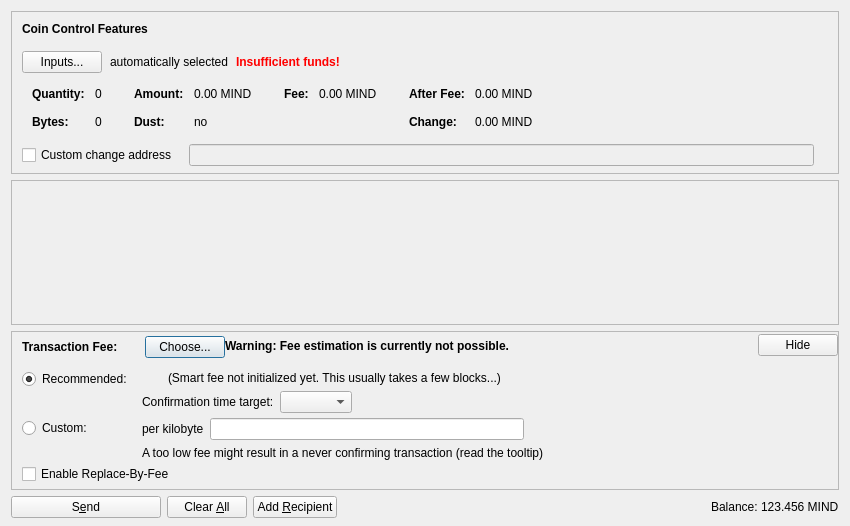
<?xml version="1.0" encoding="UTF-8"?>
<ui version="4.0">
 <class>SendCoinsDialog</class>
 <widget class="QDialog" name="SendCoinsDialog">
  <property name="geometry">
   <rect>
    <x>0</x>
    <y>0</y>
    <width>850</width>
    <height>526</height>
   </rect>
  </property>
  <property name="windowTitle">
   <string>Send Coins</string>
  </property>
  <layout class="QVBoxLayout" name="verticalLayout" stretch="0,1,0,0">
   <property name="bottomMargin">
    <number>8</number>
   </property>
   <item>
    <widget class="QFrame" name="frameCoinControl">
     <property name="sizePolicy">
      <sizepolicy hsizetype="Expanding" vsizetype="Expanding">
       <horstretch>0</horstretch>
       <verstretch>0</verstretch>
      </sizepolicy>
     </property>
     <property name="maximumSize">
      <size>
       <width>16777215</width>
       <height>16777215</height>
      </size>
     </property>
     <property name="frameShape">
      <enum>QFrame::StyledPanel</enum>
     </property>
     <property name="frameShadow">
      <enum>QFrame::Sunken</enum>
     </property>
     <layout class="QVBoxLayout" name="verticalLayoutCoinControl2">
      <property name="spacing">
       <number>0</number>
      </property>
      <property name="leftMargin">
       <number>0</number>
      </property>
      <property name="topMargin">
       <number>0</number>
      </property>
      <property name="rightMargin">
       <number>0</number>
      </property>
      <property name="bottomMargin">
       <number>6</number>
      </property>
      <item>
       <layout class="QVBoxLayout" name="verticalLayoutCoinControl" stretch="0,0,0,0,1">
        <property name="spacing">
         <number>0</number>
        </property>
        <property name="leftMargin">
         <number>10</number>
        </property>
        <property name="topMargin">
         <number>10</number>
        </property>
        <item>
         <layout class="QHBoxLayout" name="horizontalLayoutCoinControl1">
          <property name="bottomMargin">
           <number>15</number>
          </property>
          <item>
           <widget class="QLabel" name="labelCoinControlFeatures">
            <property name="sizePolicy">
             <sizepolicy hsizetype="Preferred" vsizetype="Maximum">
              <horstretch>0</horstretch>
              <verstretch>0</verstretch>
             </sizepolicy>
            </property>
            <property name="font">
             <font>
              <weight>75</weight>
              <bold>true</bold>
             </font>
            </property>
            <property name="styleSheet">
             <string notr="true">font-weight:bold;</string>
            </property>
            <property name="text">
             <string>Coin Control Features</string>
            </property>
           </widget>
          </item>
         </layout>
        </item>
        <item>
         <layout class="QHBoxLayout" name="horizontalLayoutCoinControl2" stretch="0,0,0,0">
          <property name="spacing">
           <number>8</number>
          </property>
          <property name="bottomMargin">
           <number>10</number>
          </property>
          <item>
           <widget class="QPushButton" name="pushButtonCoinControl">
            <property name="styleSheet">
             <string notr="true"/>
            </property>
            <property name="text">
             <string>Inputs...</string>
            </property>
            <property name="autoDefault">
             <bool>false</bool>
            </property>
           </widget>
          </item>
          <item>
           <widget class="QLabel" name="labelCoinControlAutomaticallySelected">
            <property name="text">
             <string>automatically selected</string>
            </property>
            <property name="margin">
             <number>5</number>
            </property>
           </widget>
          </item>
          <item>
           <widget class="QLabel" name="labelCoinControlInsuffFunds">
            <property name="font">
             <font>
              <weight>75</weight>
              <bold>true</bold>
             </font>
            </property>
            <property name="styleSheet">
             <string notr="true">color:red;font-weight:bold;</string>
            </property>
            <property name="text">
             <string>Insufficient funds!</string>
            </property>
            <property name="margin">
             <number>5</number>
            </property>
           </widget>
          </item>
          <item>
           <spacer name="horizontalSpacerCoinControl">
            <property name="orientation">
             <enum>Qt::Horizontal</enum>
            </property>
            <property name="sizeHint" stdset="0">
             <size>
              <width>40</width>
              <height>1</height>
             </size>
            </property>
           </spacer>
          </item>
         </layout>
        </item>
        <item>
         <widget class="QWidget" name="widgetCoinControl" native="true">
          <property name="sizePolicy">
           <sizepolicy hsizetype="Preferred" vsizetype="Preferred">
            <horstretch>0</horstretch>
            <verstretch>0</verstretch>
           </sizepolicy>
          </property>
          <property name="minimumSize">
           <size>
            <width>0</width>
            <height>0</height>
           </size>
          </property>
          <property name="styleSheet">
           <string notr="true"/>
          </property>
          <layout class="QHBoxLayout" name="horizontalLayoutCoinControl5">
           <property name="leftMargin">
            <number>0</number>
           </property>
           <property name="topMargin">
            <number>0</number>
           </property>
           <property name="rightMargin">
            <number>0</number>
           </property>
           <property name="bottomMargin">
            <number>0</number>
           </property>
           <item>
            <layout class="QHBoxLayout" name="horizontalLayoutCoinControl3" stretch="0,0,0,1">
             <property name="spacing">
              <number>20</number>
             </property>
             <property name="topMargin">
              <number>0</number>
             </property>
             <property name="bottomMargin">
              <number>10</number>
             </property>
             <item>
              <layout class="QFormLayout" name="formLayoutCoinControl1">
               <property name="horizontalSpacing">
                <number>10</number>
               </property>
               <property name="verticalSpacing">
                <number>14</number>
               </property>
               <property name="leftMargin">
                <number>10</number>
               </property>
               <property name="topMargin">
                <number>4</number>
               </property>
               <property name="rightMargin">
                <number>6</number>
               </property>
               <item row="0" column="0">
                <widget class="QLabel" name="labelCoinControlQuantityText">
                 <property name="font">
                  <font>
                   <weight>75</weight>
                   <bold>true</bold>
                  </font>
                 </property>
                 <property name="text">
                  <string>Quantity:</string>
                 </property>
                 <property name="margin">
                  <number>0</number>
                 </property>
                </widget>
               </item>
               <item row="0" column="1">
                <widget class="QLabel" name="labelCoinControlQuantity">
                 <property name="cursor">
                  <cursorShape>IBeamCursor</cursorShape>
                 </property>
                 <property name="contextMenuPolicy">
                  <enum>Qt::ActionsContextMenu</enum>
                 </property>
                 <property name="text">
                  <string notr="true">0</string>
                 </property>
                 <property name="margin">
                  <number>0</number>
                 </property>
                 <property name="textInteractionFlags">
                  <set>Qt::LinksAccessibleByMouse|Qt::TextSelectableByKeyboard|Qt::TextSelectableByMouse</set>
                 </property>
                </widget>
               </item>
               <item row="1" column="0">
                <widget class="QLabel" name="labelCoinControlBytesText">
                 <property name="font">
                  <font>
                   <weight>75</weight>
                   <bold>true</bold>
                  </font>
                 </property>
                 <property name="text">
                  <string>Bytes:</string>
                 </property>
                </widget>
               </item>
               <item row="1" column="1">
                <widget class="QLabel" name="labelCoinControlBytes">
                 <property name="cursor">
                  <cursorShape>IBeamCursor</cursorShape>
                 </property>
                 <property name="contextMenuPolicy">
                  <enum>Qt::ActionsContextMenu</enum>
                 </property>
                 <property name="text">
                  <string notr="true">0</string>
                 </property>
                 <property name="textInteractionFlags">
                  <set>Qt::LinksAccessibleByMouse|Qt::TextSelectableByKeyboard|Qt::TextSelectableByMouse</set>
                 </property>
                </widget>
               </item>
              </layout>
             </item>
             <item>
              <layout class="QFormLayout" name="formLayoutCoinControl2">
               <property name="horizontalSpacing">
                <number>10</number>
               </property>
               <property name="verticalSpacing">
                <number>14</number>
               </property>
               <property name="leftMargin">
                <number>6</number>
               </property>
               <property name="topMargin">
                <number>4</number>
               </property>
               <property name="rightMargin">
                <number>6</number>
               </property>
               <item row="0" column="0">
                <widget class="QLabel" name="labelCoinControlAmountText">
                 <property name="font">
                  <font>
                   <weight>75</weight>
                   <bold>true</bold>
                  </font>
                 </property>
                 <property name="text">
                  <string>Amount:</string>
                 </property>
                 <property name="margin">
                  <number>0</number>
                 </property>
                </widget>
               </item>
               <item row="0" column="1">
                <widget class="QLabel" name="labelCoinControlAmount">
                 <property name="cursor">
                  <cursorShape>IBeamCursor</cursorShape>
                 </property>
                 <property name="contextMenuPolicy">
                  <enum>Qt::ActionsContextMenu</enum>
                 </property>
                 <property name="text">
                  <string notr="true">0.00 MIND</string>
                 </property>
                 <property name="textInteractionFlags">
                  <set>Qt::LinksAccessibleByMouse|Qt::TextSelectableByKeyboard|Qt::TextSelectableByMouse</set>
                 </property>
                </widget>
               </item>
               <item row="1" column="0">
                <widget class="QLabel" name="labelCoinControlLowOutputText">
                 <property name="font">
                  <font>
                   <weight>75</weight>
                   <bold>true</bold>
                  </font>
                 </property>
                 <property name="text">
                  <string>Dust:</string>
                 </property>
                </widget>
               </item>
               <item row="1" column="1">
                <widget class="QLabel" name="labelCoinControlLowOutput">
                 <property name="cursor">
                  <cursorShape>IBeamCursor</cursorShape>
                 </property>
                 <property name="contextMenuPolicy">
                  <enum>Qt::ActionsContextMenu</enum>
                 </property>
                 <property name="text">
                  <string notr="true">no</string>
                 </property>
                 <property name="textInteractionFlags">
                  <set>Qt::LinksAccessibleByMouse|Qt::TextSelectableByKeyboard|Qt::TextSelectableByMouse</set>
                 </property>
                </widget>
               </item>
              </layout>
             </item>
             <item>
              <layout class="QFormLayout" name="formLayoutCoinControl3">
               <property name="horizontalSpacing">
                <number>10</number>
               </property>
               <property name="verticalSpacing">
                <number>14</number>
               </property>
               <property name="leftMargin">
                <number>6</number>
               </property>
               <property name="topMargin">
                <number>4</number>
               </property>
               <property name="rightMargin">
                <number>6</number>
               </property>
               <item row="0" column="0">
                <widget class="QLabel" name="labelCoinControlFeeText">
                 <property name="font">
                  <font>
                   <weight>75</weight>
                   <bold>true</bold>
                  </font>
                 </property>
                 <property name="text">
                  <string>Fee:</string>
                 </property>
                 <property name="margin">
                  <number>0</number>
                 </property>
                </widget>
               </item>
               <item row="0" column="1">
                <widget class="QLabel" name="labelCoinControlFee">
                 <property name="cursor">
                  <cursorShape>IBeamCursor</cursorShape>
                 </property>
                 <property name="contextMenuPolicy">
                  <enum>Qt::ActionsContextMenu</enum>
                 </property>
                 <property name="text">
                  <string notr="true">0.00 MIND</string>
                 </property>
                 <property name="textInteractionFlags">
                  <set>Qt::LinksAccessibleByMouse|Qt::TextSelectableByKeyboard|Qt::TextSelectableByMouse</set>
                 </property>
                </widget>
               </item>
              </layout>
             </item>
             <item>
              <layout class="QFormLayout" name="formLayoutCoinControl4">
               <property name="horizontalSpacing">
                <number>10</number>
               </property>
               <property name="verticalSpacing">
                <number>14</number>
               </property>
               <property name="leftMargin">
                <number>6</number>
               </property>
               <property name="topMargin">
                <number>4</number>
               </property>
               <property name="rightMargin">
                <number>6</number>
               </property>
               <item row="0" column="0">
                <widget class="QLabel" name="labelCoinControlAfterFeeText">
                 <property name="font">
                  <font>
                   <weight>75</weight>
                   <bold>true</bold>
                  </font>
                 </property>
                 <property name="text">
                  <string>After Fee:</string>
                 </property>
                 <property name="margin">
                  <number>0</number>
                 </property>
                </widget>
               </item>
               <item row="0" column="1">
                <widget class="QLabel" name="labelCoinControlAfterFee">
                 <property name="cursor">
                  <cursorShape>IBeamCursor</cursorShape>
                 </property>
                 <property name="contextMenuPolicy">
                  <enum>Qt::ActionsContextMenu</enum>
                 </property>
                 <property name="text">
                  <string notr="true">0.00 MIND</string>
                 </property>
                 <property name="textInteractionFlags">
                  <set>Qt::LinksAccessibleByMouse|Qt::TextSelectableByKeyboard|Qt::TextSelectableByMouse</set>
                 </property>
                </widget>
               </item>
               <item row="1" column="0">
                <widget class="QLabel" name="labelCoinControlChangeText">
                 <property name="font">
                  <font>
                   <weight>75</weight>
                   <bold>true</bold>
                  </font>
                 </property>
                 <property name="text">
                  <string>Change:</string>
                 </property>
                </widget>
               </item>
               <item row="1" column="1">
                <widget class="QLabel" name="labelCoinControlChange">
                 <property name="cursor">
                  <cursorShape>IBeamCursor</cursorShape>
                 </property>
                 <property name="contextMenuPolicy">
                  <enum>Qt::ActionsContextMenu</enum>
                 </property>
                 <property name="text">
                  <string notr="true">0.00 MIND</string>
                 </property>
                 <property name="textInteractionFlags">
                  <set>Qt::LinksAccessibleByMouse|Qt::TextSelectableByKeyboard|Qt::TextSelectableByMouse</set>
                 </property>
                </widget>
               </item>
              </layout>
             </item>
            </layout>
           </item>
          </layout>
         </widget>
        </item>
        <item>
         <layout class="QHBoxLayout" name="horizontalLayoutCoinControl4" stretch="0,0,0">
          <property name="spacing">
           <number>12</number>
          </property>
          <property name="sizeConstraint">
           <enum>QLayout::SetDefaultConstraint</enum>
          </property>
          <property name="topMargin">
           <number>5</number>
          </property>
          <property name="rightMargin">
           <number>5</number>
          </property>
          <item>
           <widget class="QCheckBox" name="checkBoxCoinControlChange">
            <property name="toolTip">
             <string>If this is activated, but the change address is empty or invalid, change will be sent to a newly generated address.</string>
            </property>
            <property name="text">
             <string>Custom change address</string>
            </property>
           </widget>
          </item>
          <item>
           <widget class="QValidatedLineEdit" name="lineEditCoinControlChange">
            <property name="enabled">
             <bool>false</bool>
            </property>
            <property name="sizePolicy">
             <sizepolicy hsizetype="Expanding" vsizetype="Fixed">
              <horstretch>0</horstretch>
              <verstretch>0</verstretch>
             </sizepolicy>
            </property>
           </widget>
          </item>
          <item>
           <widget class="QLabel" name="labelCoinControlChangeLabel">
            <property name="sizePolicy">
             <sizepolicy hsizetype="Preferred" vsizetype="Expanding">
              <horstretch>0</horstretch>
              <verstretch>0</verstretch>
             </sizepolicy>
            </property>
            <property name="minimumSize">
             <size>
              <width>0</width>
              <height>0</height>
             </size>
            </property>
            <property name="text">
             <string/>
            </property>
            <property name="margin">
             <number>3</number>
            </property>
           </widget>
          </item>
         </layout>
        </item>
        <item>
         <spacer name="verticalSpacerCoinControl">
          <property name="orientation">
           <enum>Qt::Vertical</enum>
          </property>
          <property name="sizeHint" stdset="0">
           <size>
            <width>800</width>
            <height>1</height>
           </size>
          </property>
         </spacer>
        </item>
       </layout>
      </item>
     </layout>
    </widget>
   </item>
   <item>
    <widget class="QScrollArea" name="scrollArea">
     <property name="widgetResizable">
      <bool>true</bool>
     </property>
     <widget class="QWidget" name="scrollAreaWidgetContents">
      <property name="geometry">
       <rect>
        <x>0</x>
        <y>0</y>
        <width>830</width>
        <height>104</height>
       </rect>
      </property>
      <layout class="QVBoxLayout" name="verticalLayout_2" stretch="0,1">
       <property name="leftMargin">
        <number>0</number>
       </property>
       <property name="topMargin">
        <number>0</number>
       </property>
       <property name="rightMargin">
        <number>0</number>
       </property>
       <property name="bottomMargin">
        <number>0</number>
       </property>
       <item>
        <layout class="QVBoxLayout" name="entries">
         <property name="spacing">
          <number>6</number>
         </property>
        </layout>
       </item>
       <item>
        <spacer name="verticalSpacer">
         <property name="orientation">
          <enum>Qt::Vertical</enum>
         </property>
         <property name="sizeHint" stdset="0">
          <size>
           <width>20</width>
           <height>40</height>
          </size>
         </property>
        </spacer>
       </item>
      </layout>
     </widget>
    </widget>
   </item>
   <item>
    <widget class="QFrame" name="frameFee">
     <property name="sizePolicy">
      <sizepolicy hsizetype="Expanding" vsizetype="Expanding">
       <horstretch>0</horstretch>
       <verstretch>0</verstretch>
      </sizepolicy>
     </property>
     <property name="maximumSize">
      <size>
       <width>16777215</width>
       <height>16777215</height>
      </size>
     </property>
     <property name="frameShape">
      <enum>QFrame::StyledPanel</enum>
     </property>
     <property name="frameShadow">
      <enum>QFrame::Sunken</enum>
     </property>
     <layout class="QVBoxLayout" name="verticalLayoutFee1">
      <property name="spacing">
       <number>0</number>
      </property>
      <property name="leftMargin">
       <number>0</number>
      </property>
      <property name="topMargin">
       <number>0</number>
      </property>
      <property name="rightMargin">
       <number>0</number>
      </property>
      <property name="bottomMargin">
       <number>0</number>
      </property>
      <item>
       <layout class="QVBoxLayout" name="verticalLayoutFee2" stretch="0,0,0">
        <property name="spacing">
         <number>0</number>
        </property>
        <property name="leftMargin">
         <number>10</number>
        </property>
        <property name="topMargin">
         <number>0</number>
        </property>
        <item>
         <layout class="QHBoxLayout" name="horizontalLayoutFee1">
          <property name="bottomMargin">
           <number>0</number>
          </property>
          <item>
           <layout class="QVBoxLayout" name="verticalLayoutFee7">
            <property name="spacing">
             <number>0</number>
            </property>
            <item>
             <spacer name="verticalSpacerSmartFee">
              <property name="orientation">
               <enum>Qt::Vertical</enum>
              </property>
              <property name="sizeType">
               <enum>QSizePolicy::Fixed</enum>
              </property>
              <property name="sizeHint" stdset="0">
               <size>
                <width>1</width>
                <height>4</height>
               </size>
              </property>
             </spacer>
            </item>
            <item>
             <layout class="QHBoxLayout" name="horizontalLayoutSmartFee">
              <property name="spacing">
               <number>10</number>
              </property>
              <item>
               <widget class="QLabel" name="labelFeeHeadline">
                <property name="sizePolicy">
                 <sizepolicy hsizetype="Preferred" vsizetype="Maximum">
                  <horstretch>0</horstretch>
                  <verstretch>0</verstretch>
                 </sizepolicy>
                </property>
                <property name="font">
                 <font>
                  <weight>75</weight>
                  <bold>true</bold>
                 </font>
                </property>
                <property name="styleSheet">
                 <string notr="true">font-weight:bold;</string>
                </property>
                <property name="text">
                 <string>Transaction Fee:</string>
                </property>
               </widget>
              </item>
              <item>
               <widget class="QLabel" name="labelFeeMinimized">
                <property name="text">
                 <string/>
                </property>
               </widget>
              </item>
              <item>
               <widget class="QPushButton" name="buttonChooseFee">
                <property name="text">
                 <string>Choose...</string>
                </property>
               </widget>
              </item>
             </layout>
            </item>
            <item>
             <spacer name="verticalSpacer_5">
              <property name="orientation">
               <enum>Qt::Vertical</enum>
              </property>
              <property name="sizeHint" stdset="0">
               <size>
                <width>1</width>
                <height>1</height>
               </size>
              </property>
             </spacer>
            </item>
           </layout>
          </item>
          <item>
           <widget class="QLabel" name="fallbackFeeWarningLabel">
            <property name="toolTip">
             <string>Using the fallbackfee can result in sending a transaction that will take several hours or days (or never) to confirm. Consider choosing your fee manually or wait until you have validated the complete chain.</string>
            </property>
            <property name="font">
            <font>
                <weight>75</weight>
                <bold>true</bold>
            </font>
            </property>
            <property name="text">
             <string>Warning: Fee estimation is currently not possible.</string>
            </property>
            <property name="wordWrap">
             <bool>false</bool>
            </property>
           </widget>
          </item>
          <item>
           <spacer name="horizontalSpacer_4">
            <property name="orientation">
             <enum>Qt::Horizontal</enum>
            </property>
            <property name="sizeType">
             <enum>QSizePolicy::MinimumExpanding</enum>
            </property>
            <property name="sizeHint" stdset="0">
             <size>
              <width>40</width>
              <height>20</height>
             </size>
            </property>
           </spacer>
          </item>
          <item>
           <widget class="QPushButton" name="buttonMinimizeFee">
            <property name="toolTip">
             <string>Hide transaction fee settings</string>
            </property>
            <property name="text">
             <string>Hide</string>
            </property>
           </widget>
          </item>
         </layout>
        </item>
        <item>
         <widget class="QFrame" name="frameFeeSelection">
          <layout class="QVBoxLayout" name="verticalLayoutFee12">
           <property name="spacing">
            <number>0</number>
           </property>
           <property name="leftMargin">
            <number>0</number>
           </property>
           <property name="topMargin">
            <number>0</number>
           </property>
           <property name="rightMargin">
            <number>0</number>
           </property>
           <property name="bottomMargin">
            <number>0</number>
           </property>
           <item>
            <layout class="QGridLayout" name="gridLayoutFee">
             <property name="topMargin">
              <number>10</number>
             </property>
             <property name="bottomMargin">
              <number>4</number>
             </property>
             <property name="horizontalSpacing">
              <number>10</number>
             </property>
             <property name="verticalSpacing">
              <number>4</number>
             </property>
             <item row="1" column="1">
              <layout class="QVBoxLayout" name="verticalLayoutFee8">
               <property name="spacing">
                <number>6</number>
               </property>
               <item>
                <layout class="QHBoxLayout" name="horizontalLayoutFee13">
                 <item>
                  <widget class="QLabel" name="labelCustomPerKilobyte">
                   <property name="toolTip">
                    <string>Specify a custom fee per kB (1,000 bytes) of the transaction's virtual size.

Note:  Since the fee is calculated on a per-byte basis, a fee of "100 satoshis per kB" for a transaction size of 500 bytes (half of 1 kB) would ultimately yield a fee of only 50 satoshis.</string>
                   </property>
                   <property name="text">
                    <string>per kilobyte</string>
                   </property>
                  </widget>
                 </item>
                 <item>
                  <widget class="MindBlockchainAmountField" name="customFee"/>
                 </item>
                 <item>
                  <spacer name="horizontalSpacer_6">
                   <property name="orientation">
                    <enum>Qt::Horizontal</enum>
                   </property>
                   <property name="sizeHint" stdset="0">
                    <size>
                     <width>1</width>
                     <height>1</height>
                    </size>
                   </property>
                  </spacer>
                 </item>
                </layout>
               </item>
               <item>
                <layout class="QHBoxLayout" name="horizontalLayoutFee8">
                 <item>
                  <widget class="QLabel" name="labelCustomFeeWarning">
                   <property name="enabled">
                    <bool>true</bool>
                   </property>
                   <property name="toolTip">
                    <string>When there is less transaction volume than space in the blocks, miners as well as relaying nodes may enforce a minimum fee. Paying only this minimum fee is just fine, but be aware that this can result in a never confirming transaction once there is more demand for mindblockchain transactions than the network can process.</string>
                   </property>
                   <property name="text">
                    <string>A too low fee might result in a never confirming transaction (read the tooltip)</string>
                   </property>
                  </widget>
                 </item>
                 <item>
                  <spacer name="horizontalSpacer_2">
                   <property name="orientation">
                    <enum>Qt::Horizontal</enum>
                   </property>
                   <property name="sizeHint" stdset="0">
                    <size>
                     <width>1</width>
                     <height>1</height>
                    </size>
                   </property>
                  </spacer>
                 </item>
                </layout>
               </item>
              </layout>
             </item>
             <item row="0" column="0">
              <layout class="QVBoxLayout" name="verticalLayoutFee4" stretch="0,1">
               <item>
                <widget class="QRadioButton" name="radioSmartFee">
                 <property name="text">
                  <string>Recommended:</string>
                 </property>
                 <property name="checked">
                  <bool>true</bool>
                 </property>
                 <attribute name="buttonGroup">
                  <string notr="true">groupFee</string>
                 </attribute>
                </widget>
               </item>
               <item>
                <spacer name="verticalSpacer_2">
                 <property name="orientation">
                  <enum>Qt::Vertical</enum>
                 </property>
                 <property name="sizeHint" stdset="0">
                  <size>
                   <width>1</width>
                   <height>1</height>
                  </size>
                 </property>
                </spacer>
               </item>
              </layout>
             </item>
             <item row="1" column="0">
              <layout class="QVBoxLayout" name="verticalLayoutFee9" stretch="0,1">
               <item>
                <widget class="QRadioButton" name="radioCustomFee">
                 <property name="text">
                  <string>Custom:</string>
                 </property>
                 <attribute name="buttonGroup">
                  <string notr="true">groupFee</string>
                 </attribute>
                </widget>
               </item>
               <item>
                <spacer name="verticalSpacer_6">
                 <property name="orientation">
                  <enum>Qt::Vertical</enum>
                 </property>
                 <property name="sizeHint" stdset="0">
                  <size>
                   <width>1</width>
                   <height>1</height>
                  </size>
                 </property>
                </spacer>
               </item>
              </layout>
             </item>
             <item row="0" column="1">
              <layout class="QVBoxLayout" name="verticalLayoutFee3" stretch="0,0,1">
               <property name="spacing">
                <number>6</number>
               </property>
               <property name="topMargin">
                <number>2</number>
               </property>
               <item>
                <layout class="QHBoxLayout" name="horizontalLayoutFee12">
                 <item>
                  <widget class="QLabel" name="labelSmartFee">
                   <property name="text">
                    <string/>
                   </property>
                  </widget>
                 </item>
                 <item>
                  <widget class="QLabel" name="labelFeeEstimation">
                   <property name="text">
                    <string/>
                   </property>
                  </widget>
                 </item>
                 <item>
                  <widget class="QLabel" name="labelSmartFee2">
                   <property name="text">
                    <string>(Smart fee not initialized yet. This usually takes a few blocks...)</string>
                   </property>
                  </widget>
                 </item>
                 <item>
                  <spacer name="horizontalSpacer_5">
                   <property name="orientation">
                    <enum>Qt::Horizontal</enum>
                   </property>
                   <property name="sizeHint" stdset="0">
                    <size>
                     <width>1</width>
                     <height>1</height>
                    </size>
                   </property>
                  </spacer>
                 </item>
                </layout>
               </item>
               <item>
                <layout class="QHBoxLayout" name="horizontalLayoutFee9">
                 <item>
                  <layout class="QVBoxLayout" name="verticalLayoutFee6">
                   <item>
                    <widget class="QLabel" name="labelSmartFee3">
                     <property name="text">
                      <string>Confirmation time target:</string>
                     </property>
                    </widget>
                   </item>
                  </layout>
                 </item>
                 <item>
                  <layout class="QVBoxLayout" name="verticalLayoutFee5">
                   <property name="rightMargin">
                    <number>30</number>
                   </property>
                   <item>
                    <layout class="QHBoxLayout" name="horizontalLayoutConfTarget">
                     <property name="bottomMargin">
                      <number>0</number>
                     </property>
                     <item>
                      <widget class="QComboBox" name="confTargetSelector"/>
                     </item>
                     <item>
                      <spacer name="horizontalSpacerConfTarget">
                       <property name="orientation">
                        <enum>Qt::Horizontal</enum>
                       </property>
                       <property name="sizeHint" stdset="0">
                        <size>
                         <width>40</width>
                         <height>20</height>
                        </size>
                       </property>
                      </spacer>
                     </item>
                    </layout>
                   </item>
                  </layout>
                 </item>
                </layout>
               </item>
               <item>
                <spacer name="verticalSpacer_4">
                 <property name="orientation">
                  <enum>Qt::Vertical</enum>
                 </property>
                 <property name="sizeHint" stdset="0">
                  <size>
                   <width>1</width>
                   <height>1</height>
                  </size>
                 </property>
                </spacer>
               </item>
              </layout>
             </item>
            </layout>
           </item>
           <item>
            <widget class="QCheckBox" name="optInRBF">
             <property name="text">
              <string>Enable Replace-By-Fee</string>
             </property>
             <property name="toolTip">
              <string>With Replace-By-Fee (BIP-125) you can increase a transaction's fee after it is sent. Without this, a higher fee may be recommended to compensate for increased transaction delay risk.</string>
             </property>
            </widget>
           </item>
          </layout>
         </widget>
        </item>
        <item>
         <spacer name="verticalSpacerFee">
          <property name="orientation">
           <enum>Qt::Vertical</enum>
          </property>
          <property name="sizeHint" stdset="0">
           <size>
            <width>40</width>
            <height>5</height>
           </size>
          </property>
         </spacer>
        </item>
       </layout>
      </item>
     </layout>
    </widget>
   </item>
   <item>
    <layout class="QHBoxLayout" name="horizontalLayout">
     <item>
      <widget class="QPushButton" name="sendButton">
       <property name="minimumSize">
        <size>
         <width>150</width>
         <height>0</height>
        </size>
       </property>
       <property name="toolTip">
        <string>Confirm the send action</string>
       </property>
       <property name="text">
        <string>S&amp;end</string>
       </property>
       <property name="icon">
        <iconset resource="../mindblockchain.qrc">
         <normaloff>:/icons/send</normaloff>:/icons/send</iconset>
       </property>
       <property name="autoDefault">
        <bool>false</bool>
       </property>
       <property name="default">
        <bool>false</bool>
       </property>
      </widget>
     </item>
     <item>
      <widget class="QPushButton" name="clearButton">
       <property name="sizePolicy">
        <sizepolicy hsizetype="Minimum" vsizetype="Fixed">
         <horstretch>0</horstretch>
         <verstretch>0</verstretch>
        </sizepolicy>
       </property>
       <property name="toolTip">
        <string>Clear all fields of the form.</string>
       </property>
       <property name="text">
        <string>Clear &amp;All</string>
       </property>
       <property name="icon">
        <iconset resource="../mindblockchain.qrc">
         <normaloff>:/icons/remove</normaloff>:/icons/remove</iconset>
       </property>
       <property name="autoDefault">
        <bool>false</bool>
       </property>
      </widget>
     </item>
     <item>
      <widget class="QPushButton" name="addButton">
       <property name="toolTip">
        <string>Send to multiple recipients at once</string>
       </property>
       <property name="text">
        <string>Add &amp;Recipient</string>
       </property>
       <property name="icon">
        <iconset resource="../mindblockchain.qrc">
         <normaloff>:/icons/add</normaloff>:/icons/add</iconset>
       </property>
       <property name="autoDefault">
        <bool>false</bool>
       </property>
      </widget>
     </item>
     <item>
      <spacer name="horizontalSpacer">
       <property name="orientation">
        <enum>Qt::Horizontal</enum>
       </property>
       <property name="sizeHint" stdset="0">
        <size>
         <width>40</width>
         <height>20</height>
        </size>
       </property>
      </spacer>
     </item>
     <item>
      <layout class="QHBoxLayout" name="horizontalLayout_2">
       <property name="spacing">
        <number>3</number>
       </property>
       <item>
        <widget class="QLabel" name="labelBalanceName">
         <property name="sizePolicy">
          <sizepolicy hsizetype="Preferred" vsizetype="Fixed">
           <horstretch>0</horstretch>
           <verstretch>0</verstretch>
          </sizepolicy>
         </property>
         <property name="text">
          <string>Balance:</string>
         </property>
        </widget>
       </item>
       <item>
        <widget class="QLabel" name="labelBalance">
         <property name="sizePolicy">
          <sizepolicy hsizetype="Preferred" vsizetype="Fixed">
           <horstretch>0</horstretch>
           <verstretch>0</verstretch>
          </sizepolicy>
         </property>
         <property name="cursor">
          <cursorShape>IBeamCursor</cursorShape>
         </property>
         <property name="text">
          <string notr="true">123.456 MIND</string>
         </property>
         <property name="textInteractionFlags">
          <set>Qt::LinksAccessibleByMouse|Qt::TextSelectableByKeyboard|Qt::TextSelectableByMouse</set>
         </property>
        </widget>
       </item>
      </layout>
     </item>
    </layout>
   </item>
  </layout>
 </widget>
 <customwidgets>
  <customwidget>
   <class>QValidatedLineEdit</class>
   <extends>QLineEdit</extends>
   <header>qt/qvalidatedlineedit.h</header>
  </customwidget>
  <customwidget>
   <class>MindBlockchainAmountField</class>
   <extends>QLineEdit</extends>
   <header>qt/mindblockchainamountfield.h</header>
   <container>1</container>
  </customwidget>
 </customwidgets>
 <resources>
  <include location="../mindblockchain.qrc"/>
 </resources>
 <connections/>
 <buttongroups>
  <buttongroup name="groupFee"/>
 </buttongroups>
</ui>
